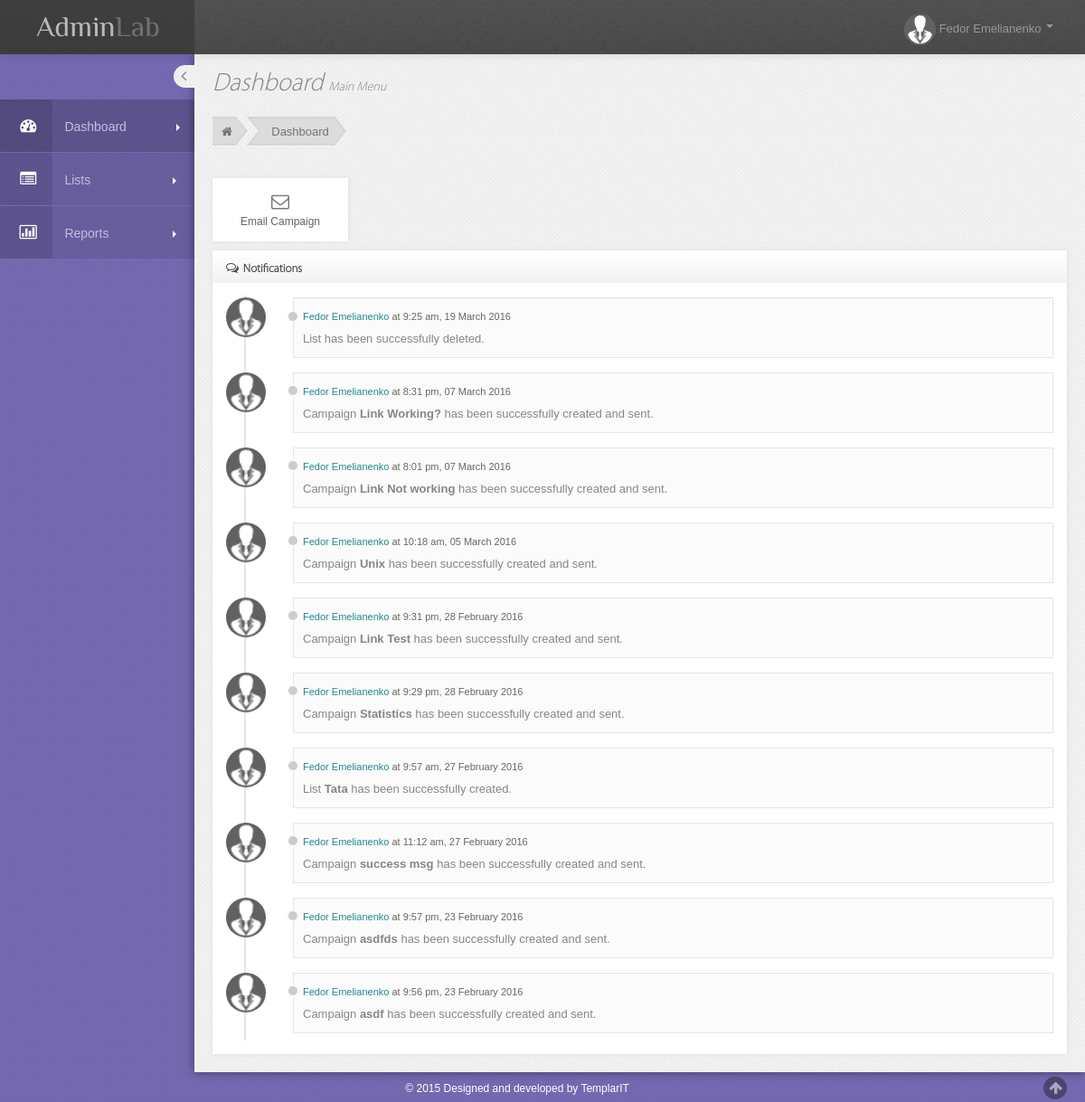
Screenshot of /dashboard.php (signed in) with the database file from the repository.
### tables this page shows
CREATE TABLE IF NOT EXISTS `notifications` (
  `id` int(11) NOT NULL AUTO_INCREMENT,
  `user_id` int(11) NOT NULL,
  `notification` text NOT NULL,
  `timestamp` varchar(50) NOT NULL,
  PRIMARY KEY (`id`)
);

### dashboard.php (the view, shortened to what this page needs)
<?php
$dashboard = true;
include 'include/dbconnect.php';
$stmt = $conn->prepare('SELECT notification, timestamp FROM notifications WHERE user_id = :userid ORDER BY timestamp DESC LIMIT 10');
$result = $stmt->execute(array('userid' => $_SESSION['id']));
?>
<div id="main-content">
	<div class="container-fluid">
		<div class="row-fluid">
			<div class="span12">
				<h3 class="page-title">
					Dashboard
					<small> Main Menu </small>
				</h3>
				<ul class="breadcrumb">
					<li><a href="#"><i class="icon-home"></i></a><span class="divider">&nbsp;</span></li>
					<li><a href="#">Dashboard</a><span class="divider-last">&nbsp;</span></li>
				</ul>
			</div>
		</div>
		<div id="page" class="dashboard">
		<div class="row-fluid circle-state-overview">
			<a class="icon-btn span2" href="templates.php" style="width:150px;">
				  <i class="icon-envelope"></i>
				  <div style="text-decoration: none;">Email Campaign</div>
			</a>
		</div>
		<div class="row-fluid">
			<div class="widget" id="chats">
			    <div class="widget-title">
					<h4><i class="icon-comments-alt"></i> Notifications</h4>
			    </div>
			    <div class="widget-body">
					<div class="timeline-messages">
						<?php while($row = $stmt->fetch()){ ?>
						    <div class="msg-time-chat">
							   <a class="message-img" href="#"><img alt="" src="img/avatar-mini.png" class="avatar"></a>
							   <div class="message-body msg-in">
								  <div class="text">
									 <p class="attribution"><a href="#"><?php echo $_SESSION['fname']." ".$_SESSION['lname']; ?></a> at <?php echo date_format(date_create($row['timestamp']), 'g:i a, d F Y'); ?></p>
									 <p><?php echo $row['notification']; ?></p>
								  </div>
							   </div>
						    </div>
						<?php } ?>
					</div>
				</div>
			</div>
		</div>
		</div>
	</div>
</div>
<?php
$content = ob_get_contents();
include 'include/header.php';
print $content;
include 'include/footer.php';
?>

### include/header.php (shortened to what this page needs)
<!DOCTYPE html>
 <html lang="en">
<head>
	<link href="assets/bootstrap/css/bootstrap.min.css" rel="stylesheet" />
	<link href="assets/bootstrap/css/bootstrap-responsive.min.css" rel="stylesheet" />
	<link href="assets/font-awesome/css/font-awesome.css" rel="stylesheet" />
	<link rel="stylesheet" type="text/css" href="https://cdn.datatables.net/1.10.10/css/jquery.dataTables.min.css">
	<link href="css/style.css" rel="stylesheet" />
	<link href="css/style_responsive.css" rel="stylesheet" />
	<link href="css/style_default.css" rel="stylesheet" id="style_color" />
	<link rel="stylesheet" type="text/css" href="assets/uniform/css/uniform.default.css" />
	<link rel="stylesheet" type="text/css" href="https://cdn.datatables.net/buttons/1.1.2/css/buttons.dataTables.min.css">
</head>
<body class="fixed-top">
	<div id="header" class="navbar navbar-inverse navbar-fixed-top">
		<div class="navbar-inner">
			<div class="container-fluid">
				<a class="brand" href="dashboard.php">
				   <img src="img/logo.png" alt="Logo">
				</a>
                <div class="top-nav ">
                    <ul class="nav pull-right top-menu">
						<li class="dropdown">
							<a href="#" class="dropdown-toggle" data-toggle="dropdown">
                            			<img src="img/avatar-mini.png" alt="">
                                		<span class="username"><?php echo htmlentities($_SESSION['fname'])." ".htmlentities($_SESSION['lname']); ?></span>
								<b class="caret"></b>
							</a>
						</li>
					</ul>
				</div>
			</div>
		</div>
	</div>
	<div id="container" class="row-fluid">
		<div id="sidebar" class="nav-collapse collapse">
			<div class="sidebar-toggler hidden-phone"></div>
			<ul class="sidebar-menu">
				<li class="<?php if($dashboard) echo 'active'; ?>">
					<a href="dashboard.php" class="dashboard">
					    <span class="icon-box"> <i class="icon-dashboard"></i></span> Dashboard
                        <span class="arrow"></span>
                    </a>
				</li>
				<li class="<?php if($lists) echo 'active'; ?>">
					<a href="lists.php" class="lists">
					    <span class="icon-box"> <i class="icon-list-alt"></i></span> Lists
					    <span class="arrow"></span>
					</a>
				</li>
				<li class="<?php if($reports) echo 'active'; ?>">
					<a href="reports.php" class="reports">
					<span class="icon-box"><i class="icon-bar-chart"></i></span> Reports
					<span class="arrow"></span>
					</a>
				</li>
			</ul>
		</div>

### include/footer.php (shortened to what this page needs)
	</div>
	<div id="footer">
		&copy; 2015 Designed and developed by TemplarIT
		<div class="span pull-right">
			<span class="go-top"><i class="icon-arrow-up"></i></span>
		</div>
	</div>
</body>
</html>

### css/style_responsive.css (style rules this page uses)
@media (min-width: 980px) { #sidebar { position: absolute; width: 215px; } }
@media (min-width: 980px) { #sidebar ul { margin-top:50px; width: 215px; } }
@media (min-width: 980px) { #main-content { margin-top: 0px !important; } }
@media (min-width: 980px) { .fixed-top #main-content { margin-top: 20px; } }

### css/style_default.css (style rules this page uses)
body { color: #868686; background: url(../img/bg-purple.jpg) !important; }
#main-content { box-shadow: 0 0 10px #3f3861; -moz-box-shadow: 0 0 10px #3f3861; -webkit-box-shadow:0 0 10px #3f3861 ; }
a, a:hover { text-shadow: none !important; color: #625893; }
#header.navbar-inverse .navbar-inner { background:#4e4e4e url("../img/top-bg.jpg") repeat-x !important; filter: progid:DXImageTransform.Microsoft.gradient(startColorstr='#4e4e4e',endColorstr='#4e4e4e',GradientType=0); border-width: 0; }
#sidebar > ul > li > a { color: #c3bde2 !important; }
#sidebar > ul > li a i { color: #fff !important; }
#sidebar > ul > li.active > a { background: url("../img/side-bar-list-bg.png"); }

### rows the page displays
notifications: timestamp "9:25 am, 19 March 2016", notification "List has been successfully deleted."
notifications: timestamp "8:31 pm, 07 March 2016", notification "Campaign Link Working? has been successfully created and sent."
notifications: timestamp "8:01 pm, 07 March 2016", notification "Campaign Link Not working has been successfully created and sent."
notifications: timestamp "10:18 am, 05 March 2016", notification "Campaign Unix has been successfully created and sent."
notifications: timestamp "9:31 pm, 28 February 2016", notification "Campaign Link Test has been successfully created and sent."
notifications: timestamp "9:29 pm, 28 February 2016", notification "Campaign Statistics has been successfully created and sent."
notifications: timestamp "9:57 am, 27 February 2016", notification "List Tata has been successfully created."
notifications: timestamp "11:12 am, 27 February 2016", notification "Campaign success msg has been successfully created and sent."
notifications: timestamp "9:57 pm, 23 February 2016", notification "Campaign asdfds has been successfully created and sent."
notifications: timestamp "9:56 pm, 23 February 2016", notification "Campaign asdf has been successfully created and sent."

### other values shown
$_SESSION['fname'] "Fedor"
$_SESSION['lname'] "Emelianenko"
